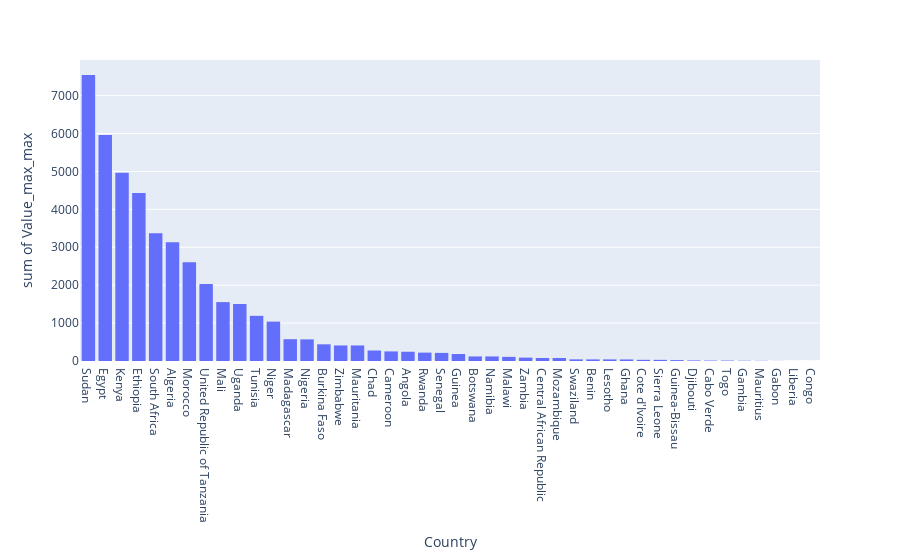

Notebook code for this chart:
### Code cell
fig9 = px.histogram(TotalValuesMilk, x='Country', y='Value_max_max')
fig9

### Figure 1 — Plotly figure (JSON) as saved in the notebook; plotly's stock layout.template omitted (floating-point values rounded to 4 significant figures)
{"data": [{"alignmentgroup": "True", "bingroup": "x", "histfunc": "sum", "hovertemplate": "Country=%{x}<br>sum of Value_max_max=%{y}<extra></extra>", "legendgroup": "", "marker": {"color": "#636efa", "pattern": {"shape": ""}}, "name": "", "offsetgroup": "", "orientation": "v", "showlegend": false, "type": "histogram", "x": ["Sudan", "Egypt", "Kenya", "Ethiopia", "South Africa", "Algeria", "Morocco", "United Republic of Tanzania", "Mali", "Uganda", "Tunisia", "Niger", "Madagascar", "Nigeria", "Burkina Faso", "Zimbabwe", "Mauritania", "Chad", "Cameroon", "Angola", "Rwanda", "Senegal", "Guinea", "Botswana", "Namibia", "Malawi", "Zambia", "Central African Republic", "Mozambique", "Swaziland", "Benin", "Lesotho", "Ghana", "Cote d'Ivoire", "Sierra Leone", "Guinea-Bissau", "Djibouti", "Cabo Verde", "Togo", "Gambia", "Mauritius", "Gabon", "Liberia", "Congo", "Sao Tome and Principe"], "xaxis": "x", "y": [7542, 5962, 4967, 4431, 3368, 3129, 2606, 2032, 1553, 1504, 1191, 1039, 575, 570, 440, 410, 410, 277, 253, 244, 221, 214, 185, 120, 120, 109, 89, 80, 79, 43, 42, 42, 41, 31, 30, 24, 16, 13, 13, 9, 6, 3, 1, 1, 0], "yaxis": "y"}], "layout": {"barmode": "relative", "legend": {"tracegroupgap": 0}, "margin": {"t": 60}, "xaxis": {"anchor": "y", "domain": [0, 1], "title": {"text": "Country"}}, "yaxis": {"anchor": "x", "domain": [0, 1], "title": {"text": "sum of Value_max_max"}}}}
